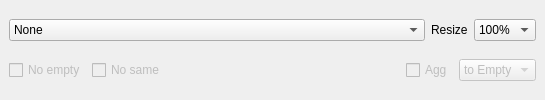
<?xml version="1.0" encoding="UTF-8"?>
<ui version="4.0">
 <class>InputWidget</class>
 <widget class="QWidget" name="InputWidget">
  <property name="geometry">
   <rect>
    <x>0</x>
    <y>0</y>
    <width>545</width>
    <height>100</height>
   </rect>
  </property>
  <property name="windowTitle">
   <string>Form</string>
  </property>
  <layout class="QGridLayout" name="gridLayout">
   <property name="leftMargin">
    <number>0</number>
   </property>
   <property name="topMargin">
    <number>0</number>
   </property>
   <property name="rightMargin">
    <number>0</number>
   </property>
   <property name="bottomMargin">
    <number>0</number>
   </property>
   <property name="spacing">
    <number>0</number>
   </property>
   <item row="0" column="0">
    <widget class="QWidget" name="widget_2" native="true">
     <property name="sizePolicy">
      <sizepolicy hsizetype="Preferred" vsizetype="Fixed">
       <horstretch>0</horstretch>
       <verstretch>0</verstretch>
      </sizepolicy>
     </property>
     <layout class="QVBoxLayout" name="verticalLayout">
      <property name="spacing">
       <number>0</number>
      </property>
      <property name="leftMargin">
       <number>0</number>
      </property>
      <property name="topMargin">
       <number>0</number>
      </property>
      <property name="rightMargin">
       <number>0</number>
      </property>
      <property name="bottomMargin">
       <number>0</number>
      </property>
      <item>
       <widget class="QWidget" name="widget" native="true">
        <layout class="QHBoxLayout" name="horizontalLayout">
         <item>
          <widget class="QComboBox" name="obsTextSourceComboBox">
           <property name="toolTip">
            <string>&quot;Select a OBS text source to use its current text in the querystring or request body as `{{input}}` or `{{imageb64}}`.&quot;</string>
           </property>
           <item>
            <property name="text">
             <string>None</string>
            </property>
           </item>
          </widget>
         </item>
         <item>
          <widget class="QLabel" name="label_resizeInput">
           <property name="sizePolicy">
            <sizepolicy hsizetype="Fixed" vsizetype="Preferred">
             <horstretch>0</horstretch>
             <verstretch>0</verstretch>
            </sizepolicy>
           </property>
           <property name="text">
            <string>Resize</string>
           </property>
          </widget>
         </item>
         <item>
          <widget class="QComboBox" name="comboBox_resizeInput">
           <property name="sizePolicy">
            <sizepolicy hsizetype="Fixed" vsizetype="Fixed">
             <horstretch>0</horstretch>
             <verstretch>0</verstretch>
            </sizepolicy>
           </property>
           <item>
            <property name="text">
             <string>100%</string>
            </property>
           </item>
           <item>
            <property name="text">
             <string>50%</string>
            </property>
           </item>
           <item>
            <property name="text">
             <string>25%</string>
            </property>
           </item>
           <item>
            <property name="text">
             <string>10%</string>
            </property>
           </item>
           <item>
            <property name="text">
             <string>5%</string>
            </property>
           </item>
          </widget>
         </item>
        </layout>
       </widget>
      </item>
      <item>
       <widget class="QWidget" name="widget_inputValueOptions" native="true">
        <property name="enabled">
         <bool>false</bool>
        </property>
        <layout class="QHBoxLayout" name="horizontalLayout_2">
         <item>
          <widget class="QCheckBox" name="obsTextSourceEnabledCheckBox">
           <property name="text">
            <string>No empty</string>
           </property>
          </widget>
         </item>
         <item>
          <widget class="QCheckBox" name="obsTextSourceSkipSameCheckBox">
           <property name="text">
            <string>No same</string>
           </property>
          </widget>
         </item>
         <item>
          <spacer name="horizontalSpacer_2">
           <property name="orientation">
            <enum>Qt::Horizontal</enum>
           </property>
           <property name="sizeHint" stdset="0">
            <size>
             <width>181</width>
             <height>20</height>
            </size>
           </property>
          </spacer>
         </item>
         <item>
          <widget class="QCheckBox" name="aggToTarget">
           <property name="toolTip">
            <string>Aggregate the input until empty is found, then use the aggregate value for the request.</string>
           </property>
           <property name="text">
            <string>Agg</string>
           </property>
          </widget>
         </item>
         <item>
          <widget class="QComboBox" name="comboBox_aggTarget">
           <property name="currentText">
            <string>to Empty</string>
           </property>
           <item>
            <property name="text">
             <string>to Empty</string>
            </property>
           </item>
           <item>
            <property name="text">
             <string>for 30s</string>
            </property>
           </item>
           <item>
            <property name="text">
             <string>for 1m</string>
            </property>
           </item>
           <item>
            <property name="text">
             <string>for 2m</string>
            </property>
           </item>
           <item>
            <property name="text">
             <string>for 5m</string>
            </property>
           </item>
           <item>
            <property name="text">
             <string>for 10m</string>
            </property>
           </item>
          </widget>
         </item>
        </layout>
       </widget>
      </item>
     </layout>
    </widget>
   </item>
  </layout>
 </widget>
 <resources/>
 <connections/>
</ui>
